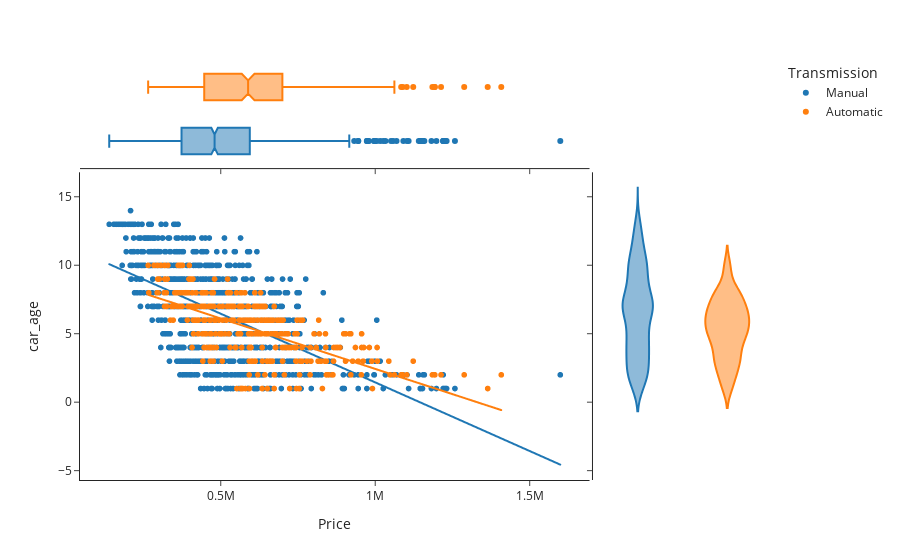

Notebook source saved alongside this figure:
### Markdown cell above
### **Using a Scatter Plot to Observing Cars Age vs Selling Price based on Transmission :**

### Code cell
fig = px.scatter(cars_24_data_frame, x=cars_24_data_frame['Price'], y=cars_24_data_frame['car_age'], color=cars_24_data_frame['Transmission'], marginal_y="violin",
           marginal_x="box", trendline="ols", template="simple_white")
fig.show()

### Figure 1 — Plotly figure (JSON) as saved in the notebook; plotly's stock layout.template omitted (floating-point values rounded to 4 significant figures; data arrays with more than 128 entries replaced by an {"elided": "..."} marker saying what was removed)
{"data": [{"hovertemplate": "Transmission=Manual<br>Price=%{x}<br>car_age=%{y}<extra></extra>", "legendgroup": "Manual", "marker": {"color": "#1F77B4", "symbol": "circle"}, "mode": "markers", "name": "Manual", "showlegend": true, "type": "scattergl", "x": {"elided": "1073 int values"}, "xaxis": "x", "y": {"elided": "1073 int values"}, "yaxis": "y"}, {"alignmentgroup": "True", "hovertemplate": "Transmission=Manual<br>Price=%{x}<extra></extra>", "legendgroup": "Manual", "marker": {"color": "#1F77B4", "symbol": "circle"}, "name": "Manual", "notched": true, "offsetgroup": "Manual", "showlegend": false, "type": "box", "x": {"elided": "1073 int values"}, "xaxis": "x3", "yaxis": "y3"}, {"alignmentgroup": "True", "hovertemplate": "Transmission=Manual<br>car_age=%{y}<extra></extra>", "legendgroup": "Manual", "marker": {"color": "#1F77B4", "symbol": "circle"}, "name": "Manual", "offsetgroup": "Manual", "scalegroup": "y", "showlegend": false, "type": "violin", "xaxis": "x2", "y": {"elided": "1073 int values"}, "yaxis": "y2"}, {"hovertemplate": "<b>OLS trendline</b><br>car_age = -1.00331e-05 * Price + 11.4833<br>R<sup>2</sup>=0.353663<br><br>Transmission=Manual<br>Price=%{x}<br>car_age=%{y} <b>(trend)</b><extra></extra>", "legendgroup": "Manual", "marker": {"color": "#1F77B4", "symbol": "circle"}, "mode": "lines", "name": "Manual", "showlegend": false, "type": "scattergl", "x": {"elided": "1073 int values"}, "xaxis": "x", "y": {"elided": "1073 float values"}, "yaxis": "y"}, {"hovertemplate": "Transmission=Automatic<br>Price=%{x}<br>car_age=%{y}<extra></extra>", "legendgroup": "Automatic", "marker": {"color": "#FF7F0E", "symbol": "circle"}, "mode": "markers", "name": "Automatic", "showlegend": true, "type": "scattergl", "x": {"elided": "372 int values"}, "xaxis": "x", "y": {"elided": "372 int values"}, "yaxis": "y"}, {"alignmentgroup": "True", "hovertemplate": "Transmission=Automatic<br>Price=%{x}<extra></extra>", "legendgroup": "Automatic", "marker": {"color": "#FF7F0E", "symbol": "circle"}, "name": "Automatic", "notched": true, "offsetgroup": "Automatic", "showlegend": false, "type": "box", "x": {"elided": "372 int values"}, "xaxis": "x3", "yaxis": "y3"}, {"alignmentgroup": "True", "hovertemplate": "Transmission=Automatic<br>car_age=%{y}<extra></extra>", "legendgroup": "Automatic", "marker": {"color": "#FF7F0E", "symbol": "circle"}, "name": "Automatic", "offsetgroup": "Automatic", "scalegroup": "y", "showlegend": false, "type": "violin", "xaxis": "x2", "y": {"elided": "372 int values"}, "yaxis": "y2"}, {"hovertemplate": "<b>OLS trendline</b><br>car_age = -7.37288e-06 * Price + 9.80726<br>R<sup>2</sup>=0.459454<br><br>Transmission=Automatic<br>Price=%{x}<br>car_age=%{y} <b>(trend)</b><extra></extra>", "legendgroup": "Automatic", "marker": {"color": "#FF7F0E", "symbol": "circle"}, "mode": "lines", "name": "Automatic", "showlegend": false, "type": "scattergl", "x": {"elided": "372 int values"}, "xaxis": "x", "y": {"elided": "372 float values"}, "yaxis": "y"}], "layout": {"legend": {"title": {"text": "Transmission"}, "tracegroupgap": 0}, "margin": {"t": 60}, "xaxis": {"anchor": "y", "domain": [0, 0.7363], "title": {"text": "Price"}}, "xaxis2": {"anchor": "y2", "domain": [0.7413, 1], "matches": "x2", "showline": false, "showticklabels": false, "ticks": ""}, "xaxis3": {"anchor": "y3", "domain": [0, 0.7363], "matches": "x", "showticklabels": false}, "xaxis4": {"anchor": "y4", "domain": [0.7413, 1], "matches": "x2", "showline": false, "showticklabels": false, "ticks": ""}, "yaxis": {"anchor": "x", "domain": [0, 0.7326], "title": {"text": "car_age"}}, "yaxis2": {"anchor": "x2", "domain": [0, 0.7326], "matches": "y", "showticklabels": false}, "yaxis3": {"anchor": "x3", "domain": [0.7426, 1], "matches": "y3", "showline": false, "showticklabels": false, "ticks": ""}, "yaxis4": {"anchor": "x4", "domain": [0.7426, 1], "matches": "y3", "showline": false, "showticklabels": false, "ticks": ""}}}
